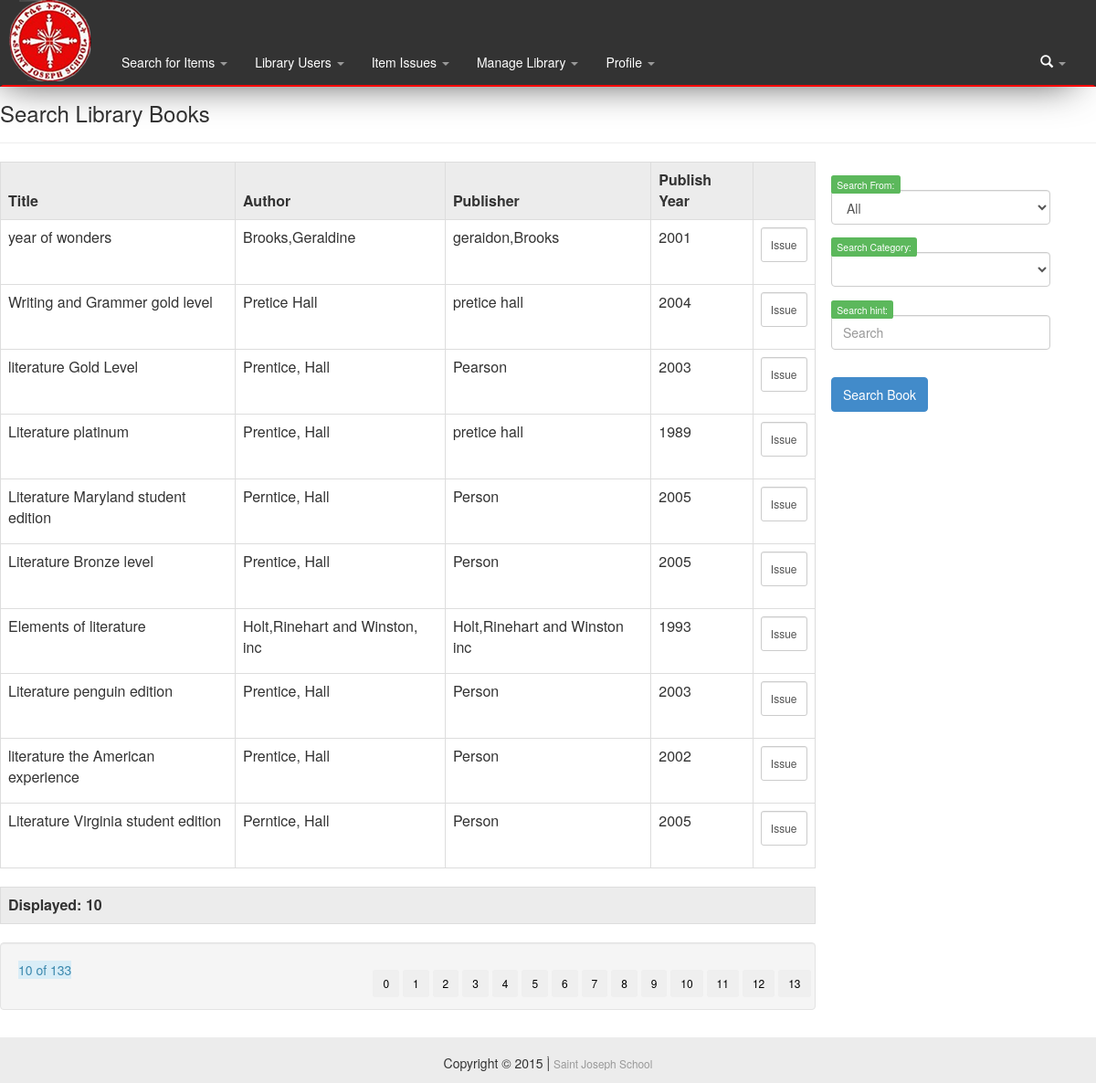
Screenshot of /Librarian.php (signed in) with the database file from the repository.
### tables this page shows
CREATE TABLE IF NOT EXISTS `books` (
`id` int(11) NOT NULL,
  `title` varchar(45) NOT NULL,
  `cat_id` int(11) NOT NULL,
  `author` varchar(45) NOT NULL,
  `publisher` varchar(45) NOT NULL,
  `publish_year` varchar(8) NOT NULL,
  `publish_address` varchar(45) NOT NULL,
  `call_id` varchar(8) NOT NULL,
  `copy_number` int(11) NOT NULL,
  `shelf_or_store` enum('store','shelf') NOT NULL,
  `update_time` datetime NOT NULL DEFAULT CURRENT_TIMESTAMP,
  `Created_Date` timestamp NOT NULL DEFAULT CURRENT_TIMESTAMP
);

### private/LMS.php (called while the page is built, shortened)
<?php
class LMS
{
    public function connect()
    {
        return mysqli_connect_errno();
    }
    public function search_book_not_issued($hint, $from = "ALL", $cat_id, $page = 0)
    {
        global $conn;
        $sql = "";
        if(isset($hint) and $hint != "")
        {
            $sql .= "SELECT * FROM books WHERE (books.title LIKE '%$hint%' OR books.author LIKE '%$hint%' OR books.publisher LIKE '%$hint%' AND id NOT IN(SELECT books_id FROM book_borrows WHERE (returned = '0'))) ";
            if(!isset($from) or $from == "All" or $from == "")
            {
                if(isset($cat_id) and $cat_id <= 1)
                {
                }
                else{
                    $sql .= "AND books.cat_id = $cat_id";
                }
            }
            else{
                $sql .= "AND books.shelf_or_store = '$from'";
                if(isset($cat_id) and $cat_id <= 1)
                {
                }
                else{
                    $sql .=  "AND books.cat_id = $cat_id";
                }
            }
        }
        elseif($hint == "")
        {
            $sql = "SELECT * FROM books WHERE id NOT IN(SELECT books_id FROM book_borrows WHERE returned = '0') ";
        }
        $sql .= " GROUP BY call_id";
        $response = array();
        $result = mysqli_query($conn, $sql);
        if($result)
        {
            while($row = mysqli_fetch_assoc($result))
            {
                $response[] = $row;
            }
        }
        return $response;
    }
    public function get_all_book_categories()
    {
        global $conn;
        $return = array();
        $sql = "SELECT id, name FROM book_catagory ORDER BY id ASC";
        $result = mysqli_query($conn, $sql);
        while($row = mysqli_fetch_assoc($result))
        {
            $return[] = $row;
        }
        return $return;
    }
}
?>

### private/LMS_Engine.php (called while the page is built, shortened)
<?php
require_once 'LMS.php';
$lms = new LMS();
class LMS_Engine{
    public function get_all_book_categories()
    {
        global $lms;
        return $lms->get_all_book_categories();
    }
    public function search_book_not_issued($hint, $from = "ALL", $cat_id){
        global $lms;
        return $lms->search_book_not_issued($hint, $from, $cat_id);
    }
}
?>

### pages/elements/Search_Table_Items.php (the view, shortened to what this page needs)
<tr>
    <td><?php echo $found['title']?></td>
    <td><?php echo $found['author']?></td>
    <td><?php echo $found['publisher']?></td>
    <td><?php echo $found['publish_year']?></td>
    <td>
        <form  class="form-vertical" method="POST"  action="Librarian.php">
            <?php
            require_once 'private/LMS_Engine.php';
            ?>
            <button  class="form-control btn-small" type="submit" value="<?php echo $found['id']?>" name="make_book_issue">Issue </strong> </button>
        </form>
    </td>
</tr>

### pages/Search_Books.php (shortened to what this page needs)
<?php
require_once 'private/LMS_Engine.php';
$page_num = null;
$from = "All";
$hint = "";
$cat_id = 1;
if(!isset($_GET['page_num']))
{
    $page_num = 0;
}else{
    $page_num = $_GET['page_num'];
    $from = $_GET['from'];
    $hint = $_GET['hint'];
    $cat_id = $_GET['cat_id'];
}
?>
<div class="container" id="main">
    <div  class="row" id="contact">
        <div class="page-header">
            <h3>Search Library Books</h3>
        </div>
    <div class="row" id="contact">
        <div class="col-sm-9">
            <link href="bootstrap/css/bootstrap.min.css" rel="stylesheet">
            <div class="table-responsive ">
                <table class="table table-bordered">
                    <thead>
                    <tr style="background: #ececec">
                        <th>Title</th>
                        <th>Author</th>
                        <th>Publisher</th>
                        <th>Publish Year</th>
                        <th></th>
                    </tr>
                    </thead class="table table-condensed">
                    <tbody >
                    <?php
                    require_once 'private/LMS_Engine.php';
                    $engine = new LMS_Engine();
                    $founds = $engine->search_book_not_issued($hint, $from, $cat_id);
                    $total = count($founds);
                    $size = 10;
                    $start = $page_num * $size;
                    $i = 0;
                    $disp = 0;
                    foreach($founds as $found){
                        if($start > $i)
                        {
                            $i++;
                            continue;
                        }elseif( $i < $start +10) {
                            include 'pages/elements/Search_Table_Items.php';
                            $disp++;
                            $i++;
                        }else{
                            break;
                        }
                    }
                    ?>
                    </tbody>
                </table>
            </div>
            <div class="table table-responsive">
                <table class="table table-bordered">
                    <thead>
                    <tr style="background: #ececec">
                        <th>Displayed: <?php echo $disp; ?></th>
                    </tr>
                </table>
            </div>
            <div class="table table-responsive">
                <div class="well">
                    <form action="" method="get" id="pagination">
                    <span class="alert-info" ><?php echo $i." of ".$total; ?></span>
                    <div class="row pull-right">
                        <?php
                        if($total % 10 > 0)
                        {
                            $btns = ($total - ($total % 10))/10 + 1;
                        }else{
                            $btns = $total/10;
                        }
                        for($i = 0; $i < $btns; $i++) {
                            ?>
                            <input class="btn btn-small" name="page_num" type="submit" value="<?php echo $i; ?>"
                                   style="margin-top: 10px">
                        <?php
                        }
                        ?>
                    </div>
                    </form>
                </div>
            </div>
        </div>
        <div class="col-lg-3 pull-right" style="position: fixed; right:20px">
            <form class="form-group"  method="post" action="Librarian.php?page=search_book">
                <div class="col-lg-12"><br>
                    <label class="label label-success">Search From: </label>
                    <select class="form-control" name="from" id="from">
                        <?php
                        echo "<option value=\"$from\">".$from.'</option>';
                        ?>
                    </select>
                </div><br>
                <div class="col-lg-12"><br>
                    <label class="label label-success">Search Category: </label>
                    <select class="form-control" name="cat_id" id="cat_id">
                        <?php
                        require_once 'private/LMS_Engine.php';
                        $engine = new LMS_Engine();
                        $vals = $engine->get_all_book_categories();
                        echo '<option value='.$cat_id.'>'.$engine->get_book_cat_name($cat_id)['name'].'</option>';
                        foreach($vals as $values){
                            echo "<option value='{$values['id']}'>{$values['name']}</option>";
                        }
                        ?>
                    </select>
                </div>
                <div class="col-lg-12">
                    <br>
                    <label class="label label-success"> Search hint: </label>
                    <input type="text" class="form-control" name="hint" placeholder="Search" value="<?php echo $hint; ?>"><br>
                </div>
                <div class="col-lg-12">
                    <input class="btn btn-primary btn-default" name="Search_Items" type="submit" value="Search Book" style="margin-top: 10px">
                </div>
            </form>
        </div>
    </div>
</div>
<br>
<br>
<br>
</div>

### includes/css/styles.css (style rules this page uses)
#contact { margin-top: 10px; }
body { -webkit-font-smoothing: antialiased; tect-rendering: optimizelegibility; }
.well { margin:20px 0; }
form input { max-width: 350px; }

### rows the page displays
books: title "year of wonders", author "Brooks,Geraldine", publisher "geraidon,Brooks", publish_year "2001", $found['id'] 32 (drawn)
books: title "Writing and Grammer gold level", author "Pretice Hall", publisher "pretice hall", publish_year "2004", $found['id'] 492 (drawn)
books: title "literature Gold Level", author "Prentice, Hall", publisher "Pearson", publish_year "2003", $found['id'] 578 (drawn)
books: title "Literature platinum", author "Prentice, Hall", publisher "pretice hall", publish_year "1989", $found['id'] 675 (drawn)
books: title "Literature Maryland student edition", author "Perntice, Hall", publisher "Person", publish_year "2005", $found['id'] 677 (drawn)
books: title "Literature Bronze level", author "Prentice, Hall", publisher "Person", publish_year "2005", $found['id'] 863 (drawn)
books: title "Elements of literature", author "Holt,Rinehart and Winston, inc", publisher "Holt,Rinehart and Winston inc", publish_year "1993", $found['id'] 676 (drawn)
books: title "Literature penguin edition", author "Prentice, Hall", publisher "Person", publish_year "2003", $found['id'] 579 (drawn)
books: title "literature the American experience", author "Prentice, Hall", publisher "Person", publish_year "2002", $found['id'] 864 (drawn)
books: title "Literature Virginia student edition", author "Perntice, Hall", publisher "Person", publish_year "2005", $found['id'] 678 (drawn)

### other values shown
$disp "10"
$i "10"
$total "133"
form field from "All"
